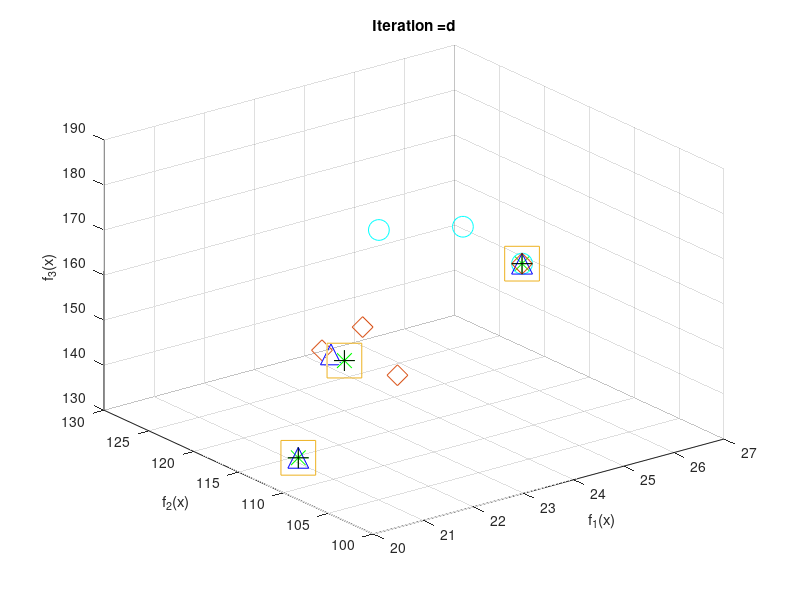

Write MATLAB code to recreate this figure.
function PlotCosts()

        Input.nsga2=load('nsga2.mat');
        Input.hybrid=load('hybrid.mat');
        Input.moead=load('moead.mat');
        Input.pesa2=load('pesa2.mat');
        Input.spea2=load('spea2.mat');

        empty_individual.bandb=[];
        empty_individual.moead=[];
        empty_individual.nsga2=[];
        empty_individual.pesa2=[];
        empty_individual.spea2=[];
        empty_individual.hybrid=[];
        
        pop=repmat(empty_individual,4,1);

        temp0=cell(4,1);
        temp0{1}=[23;1.001666666666667e+02;1.808333333333333e+02];
        temp0{2}=[20.833333333333336;1.130000000000000e+02;1.325000000000000e+02];
        temp0{3}=[20.500000000000000;106;1.615000000000000e+02];
        %temp0{4}=[24.3334;13.6667;132.5000];

       
        for i=1:4
            pop(i).bandb=temp0{i};
        end
        q1=[pop.bandb];
        x=q1(1,:);
        y=q1(2,:);
        z=q1(3,:);
        %plot3(x,y,z,'or','Markersize',15, 'marker' , '*' ,'markerfacecolor','green' , 'markeredgecolor','green');
        plot3(x,y,z,'or','Markersize',25, 'marker' , 's' , 'markeredgecolor','#EDB120');
        title(['Iteration =' 100]);
        xlabel('f_1(x)');
        ylabel('f_2(x)'); 
        zlabel('f_3(x)');
        grid on
        hold on
        
        temp1=[Input.nsga2.Output.Paretolist2];
        for i=1:numel(temp1)
            pop(i).nsga2=temp1{i};
        end
        q=[pop.nsga2];
        x=q(1,:);
        y=q(2,:);
        z=q(3,:);
        %plot3(x,y,z,'or','Markersize',15, 'marker' , '*' ,'markerfacecolor','green' , 'markeredgecolor','green');
        plot3(x,y,z,'or','Markersize',15, 'marker' , '*' , 'markeredgecolor','green');
        title(['Iteration =' 100]);
        xlabel('f_1(x)');
        ylabel('f_2(x)'); 
        zlabel('f_3(x)');
        grid on
        hold on

        temp2=[Input.hybrid.Output.Paretolist2];
        for i=1:numel(temp2)
            pop(i).hybrid=temp2{i};
        end
        qq=[pop.hybrid];
        x=qq(1,:);
        y=qq(2,:);
        z=qq(3,:);
        %plot3(x,y,z,'or','Markersize',6,'markerfacecolor','blue');
        %plot3(x,y,z,'or','Markersize',12, 'marker' , 'o' ,'markerfacecolor','green' , 'markeredgecolor','red');
        plot3(x,y,z,'or','Markersize',15, 'marker' , 'o' , 'markeredgecolor','cyan');
        title(['Iteration =' 100]);
        xlabel('f_1(x)');
        ylabel('f_2(x)'); 
        zlabel('f_3(x)');
        grid on
        hold on

        temp3=[Input.moead.Output.Paretolist2];
        for i=1:numel(temp3)
            pop(i).moead=temp3{i};
        end
        qqq=[pop.moead];
        x=qqq(1,:);
        y=qqq(2,:);
        z=qqq(3,:);
        %plot3(x,y,z,'or','Markersize',15, 'marker' , '^' ,'markerfacecolor','green' , 'markeredgecolor','blue');
        plot3(x,y,z,'or','Markersize',15, 'marker' , '^' , 'markeredgecolor','blue');
        title(['Iteration =' 100]);
        xlabel('f_1(x)');
        ylabel('f_2(x)'); 
        zlabel('f_3(x)');
        grid on
        hold on
        
        temp4=[Input.pesa2.Output.Paretolist2];
        for i=1:numel(temp4)
            pop(i).pesa2=temp4{i};
        end
        qqq1=[pop.pesa2];
        x=qqq1(1,:);
        y=qqq1(2,:);
        z=qqq1(3,:);
        %plot3(x,y,z,'or','Markersize',15, 'marker' , '^' ,'markerfacecolor','green' , 'markeredgecolor','blue');
        plot3(x,y,z,'or','Markersize',15, 'marker' , 'diamond' , 'markeredgecolor','#D95319');
        title(['Iteration =' 100]);
        xlabel('f_1(x)');
        ylabel('f_2(x)'); 
        zlabel('f_3(x)');
        grid on
        hold on


        temp5=[Input.spea2.Output.Paretolist2];
        for i=1:numel(temp5)
            pop(i).spea2=temp5{i};
        end
        qqq2=[pop.spea2];
        x=qqq2(1,:);
        y=qqq2(2,:);
        z=qqq2(3,:);
        %plot3(x,y,z,'or','Markersize',15, 'marker' , '^' ,'markerfacecolor','green' , 'markeredgecolor','blue');
        plot3(x,y,z,'or','Markersize',15, 'marker' , '+' , 'markeredgecolor','black');
        title(['Iteration =' 100]);
        xlabel('f_1(x)');
        ylabel('f_2(x)'); 
        zlabel('f_3(x)');
        grid on
        hold off


        
end
